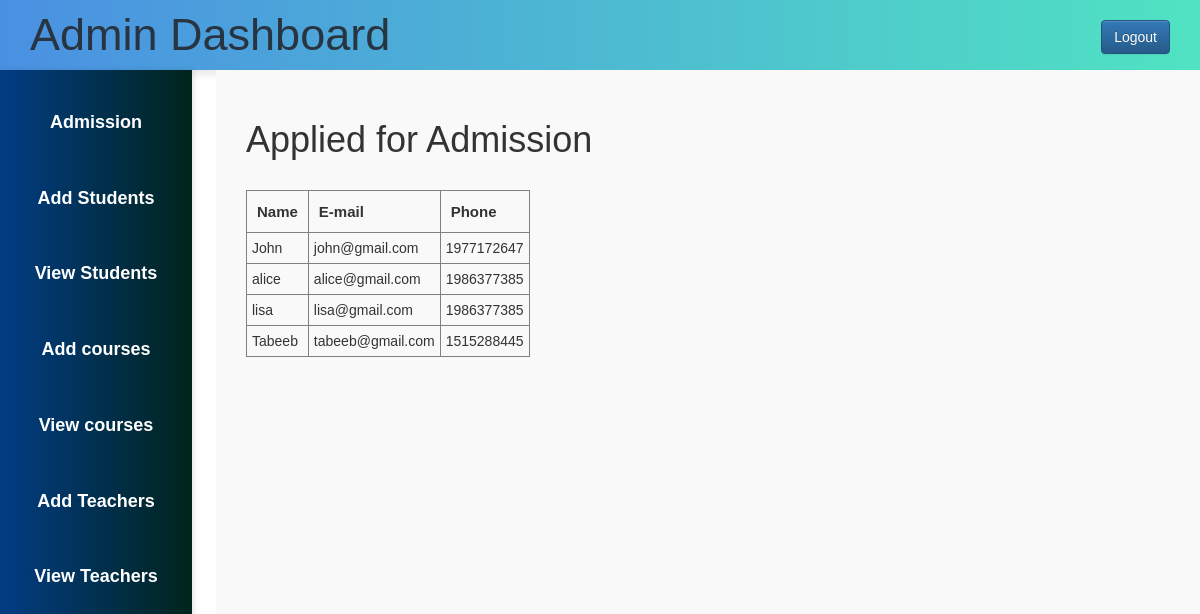
The app's page /admin/admission.php (signed in) with its own data.
### tables this page shows
CREATE TABLE `admission` (
  `id` int(11) NOT NULL,
  `name` varchar(30) DEFAULT NULL,
  `email` varchar(38) DEFAULT NULL,
  `phone` int(20) DEFAULT NULL,
  `message` varchar(50) DEFAULT NULL
);

### admin/admission.php (the view, shortened to what this page needs)
<?php
$host="localhost";
$user="root";
$password="";
$db="e-schoolproject";
$data=mysqli_connect($host,$user,$password,$db);
$sql="select * from admission";
$result=mysqli_query($data,$sql);
?>
<!DOCTYPE html>
<html>
<head>
    <?php
    include 'admin_css.php';
    ?>
</head>
<body>
 <?php
 include 'admin_sidebar.php';
 ?>
    <div class="content">
       <h1>Applied for Admission</h1>
       <br>
       <table border="1px">
        <tr>
            <th style="padding: 10px; font-size: 15px;">Name</th>
            <th style="padding: 10px; font-size: 15px;">E-mail</th>
            <th style="padding: 10px; font-size: 15px;">Phone</th>
        </tr>
        <?php
        while($info=$result->fetch_assoc()){
        ?>
        <tr>
            <td style="padding: 5px"> <?php echo "{$info['name']}"?></td>
            <td style="padding: 5px"><?php echo "{$info['email']}"?></td>
            <td style="padding: 5px"><?php echo "{$info['phone']}"?></td>
        </tr>
        <?php
        }
        ?>
       </table>
    </div>
</body>
</html>

### admin/admin.css (style rules this page uses)
* { margin: 0; padding: 0; box-sizing: border-box; font-family: Arial, sans-serif; }
.content { margin-left: 18%; padding: 30px; background: #F9F9F9; min-height: 100vh; transition: margin-left 0.3s; }
.header, .content { transition: padding 0.3s; }

### records on screen
admission: name "John", email "john@gmail.com", phone "1977172647"
admission: name "alice", email "alice@gmail.com", phone "1986377385"
admission: name "lisa", email "lisa@gmail.com", phone "1986377385"
admission: name "Tabeeb", email "tabeeb@gmail.com", phone "1515288445"
